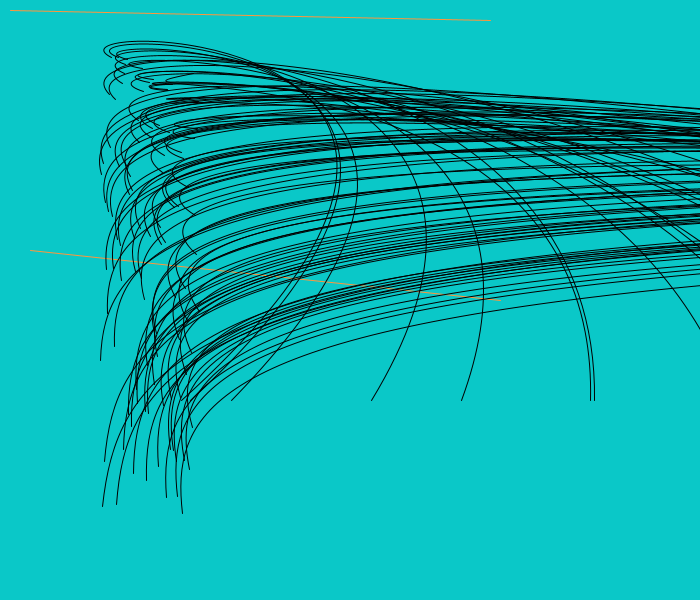
Frame 1 (no input)
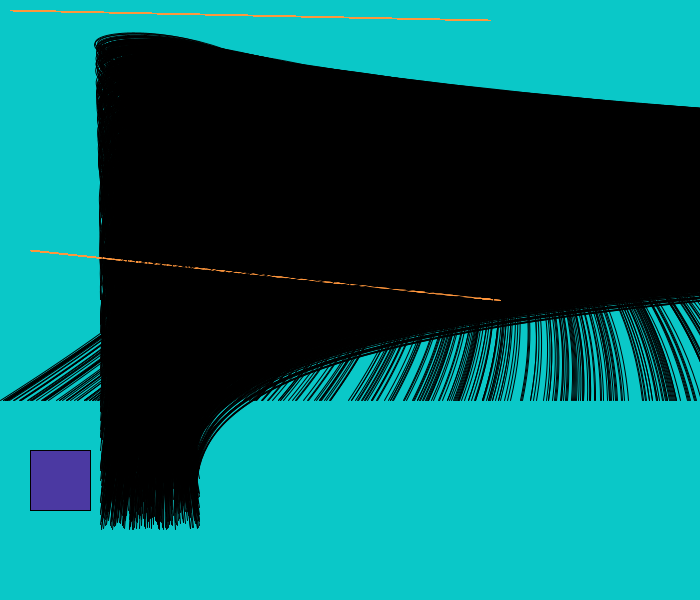
Frame 60 (the mouse pressed at the canvas centre just before this capture)
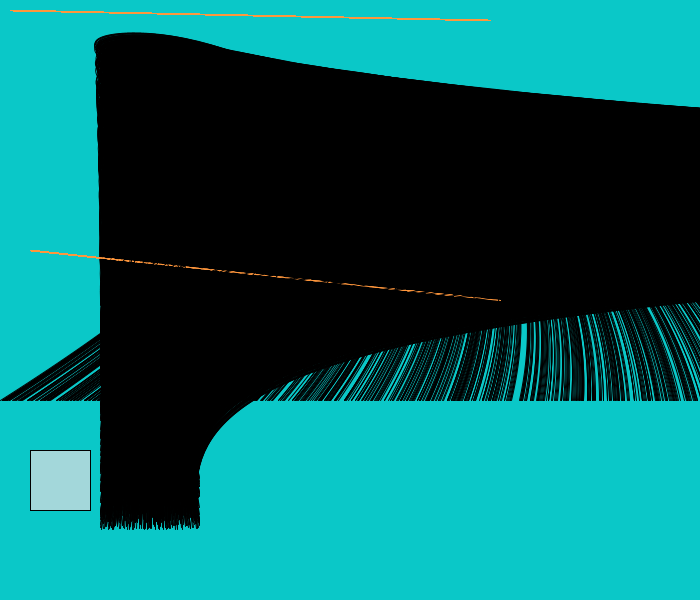
Frame 120 (the mouse held since frame 60 and released just before this capture)

The Processing sketch that drew these frames (run headless with seeded random() and noise(); from frame 60 on, the mouse is pressed at the canvas centre):

// Processing sketch: processing_158590
// ── processing_158590.pde

void setup(){
    size(700,600);
    background(10,200,200);
}
void draw(){
    noFill();
    stroke(255,150,60);
    line(490,20,10,10);
    line(500,300,30,250);
    stroke(0,0,0);
    for(int i=0; i<100; i = i+1){
        float r= random(120);
        noFill();
        bezier(100+i,2*(r+(r+25)),r+30,r+(i+5),600,20+r,100*r,400);
        if(r<1){
            fill(random(200),random(250),random(255));
            rect(30,450,60,60);
        }
    }
}
